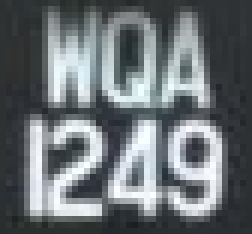
#> input picture imgs/positive00021.bmp, 42 x 39 px (shown 6 times larger); its folder holds only this picture in this run
$ python segment_chars.py   (older library calls are emulated)
#> lines starting #> are read from the running program, lines starting #| are printed output that depends on the picture; after the words box and inside, x2 and y2 are one past the last pixel; in counts of white or black regions, pixels touching at a corner belong together; long printed decimals are rounded
from skimage.filters import threshold_local
from skimage import segmentation
from skimage import measure

import cv2

import numpy as np
import os

import matplotlib.pyplot as plt
from matplotlib import gridspec


def load_img(path):

#> called with path = './imgs/positive00021.bmp'
    bgr = cv2.imread(path)
#> bgr is the input picture: shape (39, 42, 3); mean B, G, R 116.8, 113.2, 107.1

    img = cv2.split(cv2.cvtColor(bgr, cv2.COLOR_BGR2HSV))[2]

    return img,bgr

# [30 lines left out: function image_resize, not called in this run]


def thresh_img(img,size,offset):

    T = threshold_local(img, size, offset=offset, method="gaussian")
    thresh = (img > T).astype("uint8") * 255

    return thresh


# [21 lines left out: function correct_thresh, not called in this run]


def upper_border_cut(horizontal_profile):

    #finds the upper bound row index of an edge image
    #from its horizontal profile

    start_span = horizontal_profile[:5]
    min_px = min(start_span)

    if min_px == 0:

        start = len(start_span) - 1 - start_span[::-1].index(0)

    else:

        return 0


    #check_span = horizontal_profile[start:]

    for row_index in range(start,len(horizontal_profile)):

        if horizontal_profile[row_index+1] > 0:

            upper_bound =  row_index

            break

    return upper_bound


def left_border_cut(vertical_profile):

    #finds the left bound row index of an edge image
    #from its vertical profile

    start_span = vertical_profile[:5]
    min_px = min(start_span)

    if min_px == 0:

        start = len(start_span) - 1 - start_span[::-1].index(0)

    else:

        return 0


    #check_span = vertical_profile[start:]

    for column_index in range(start,len(vertical_profile)):

        if vertical_profile[column_index+1] > 0:

            left_bound =  column_index

            break

    return left_bound


# [36 lines left out: function choose_candidates, not called in this run]


def mid_cut(img,horizontal_profile,row_width_thresh):

    #returns 2 line separation row indices
    #first one corresponds to the lower bound of the 1st line of text
    #second index corresponds to the upper bound of the 2 line of text

    #row_width is the num of pixels we're checking for each half

    height = img.shape[0]
    mid = height//2

    scale_factor = mid - row_width_thresh

    check_span = horizontal_profile[mid-row_width_thresh:mid+row_width_thresh+1]


    min_px = min(check_span)

    if (min_px == 0):

        #index corresponding to lower bound of 1st line
        up = check_span.index(min_px) + scale_factor

        #check whether there is any continuous stride of black rows

        for i in range(up,len(horizontal_profile)):

            if horizontal_profile[i+1] > 0:

                #index corresponding to upper bound of 2nd line
                low = i

                break

        up = up - scale_factor
        low = low - scale_factor

    else:

        #checking for valleys
        cut_candidates = []

        for i in range(1,len(check_span)-1):

            if (check_span[i]<check_span[i+1] and check_span[i]<check_span[i-1]):

                cut_candidates.append(i)

        if len(cut_candidates) > 0:
            #atleast one valley

            up,low = choose_candidates(cut_candidates,row_width_thresh)

        else:

            #if no valley,check for pseudo-valleys

            for i in range(1,len(check_span)-1):

                if (check_span[i]<=check_span[i+1] and check_span[i]<=check_span[i-1]):

                    cut_candidates.append(i)

            if len(cut_candidates) > 0:
                #atleast one valley

                up,low = choose_candidates(cut_candidates,row_width_thresh)

            else:

                #if no pseudo valley ,the row with min intensity is our candidate

                up = check_span.index(min_px)
                low = up + 1

    up = up + scale_factor
    low = low + scale_factor

    return (up,low)


def eliminate_vertical_borders(thresh,vertical_profile):

    #given an image, this subroutine eliminates the vertical boundaries

    #rotated_edges = cv2.flip( img, 1 )

    height,width = thresh.shape


    #left bound index
    left = left_border_cut(vertical_profile)

    #vertical profile of rotated edge img
    vertical_profile.reverse()
    #vertical_profile = cv2.reduce(rotated_edges, 0, cv2.REDUCE_SUM, dtype=cv2.CV_64F).flatten()
    #vertical_profile = list(map(int,vertical_profile.tolist()))

    #right bound index
    right = width - left_border_cut(vertical_profile) - 1

    #cropping img,removing right and left borders
    print('left,right',left,right)

    vertical_crop = thresh[0:height,left:right]

    return vertical_crop


def eliminate_horizontal_borders(thresh,horizontal_profile):

    #given an image, this subroutine eliminates the horizontal boundaries

    #rotated_edges = cv2.flip( img, 1 )

    height,width = thresh.shape


    #up bound index
    up = upper_border_cut(horizontal_profile)

    #horizontal profile of rotated edge img
    horizontal_profile.reverse()
    #vertical_profile = cv2.reduce(rotated_edges, 0, cv2.REDUCE_SUM, dtype=cv2.CV_64F).flatten()
    #vertical_profile = list(map(int,vertical_profile.tolist()))

    #bottom bound index
    bottom = height - upper_border_cut(horizontal_profile) - 1

    #cropping img,removing up and bottom borders
    print('up,bottom',up,bottom)

    horizontal_crop = thresh[up:bottom,0:width]

    return horizontal_crop


def cut_img_into_two_halves(horizontal_crop,horizontal_profile):

    #takes in horizontally cropped edge img
    # and returns two image halves


    up,low = mid_cut(horizontal_crop,horizontal_profile,2)

    print('up,low',up,low)
    upper_half = horizontal_crop[0:up,0:horizontal_crop.shape[1]]

    lower_half = horizontal_crop[low:horizontal_crop.shape[0],0:horizontal_crop.shape[1]]

    return (upper_half,lower_half)

'''
def eliminate_horizontal_borders(upper_half,lower_half,horizontal_profile):

    #upper bound of upper half
    up = upper_border_cut(horizontal_profile)

    upper_half = upper_half[up:,0:]
    #lower bound of lower half
    horizontal_profile.reverse()
    print(horizontal_profile)

    lower_half_ht = lower_half.shape[0]
    bottom = lower_half_ht - left_border_cut(horizontal_profile) - 1

    horizontal_profile = lower_half[0:lower_half_ht - bottom,0:]

    return (upper_half,lower_half)
'''

def remove_boundaries_and_cut_in_half(edges,thresh):

    #main driver script
    #given an grayscale image, trims its borders and divides the img into 2 halves

    #img_ = img.copy()
    #edges = cv2.Canny(img,30,90)

    #computing the vertical profile of edge img
    #vertical_profile = cv2.reduce(edges, 0, cv2.REDUCE_SUM, dtype=cv2.CV_64F).flatten()
    #vertical_profile = list(map(int,vertical_profile.tolist()))

    #vertical borders trimmed img
    #vertical_crop = eliminate_vertical_borders(edges,vertical_profile)


    #computing horizontal profile of vertically trimmed edge img
    horizontal_profile = cv2.reduce(edges, 1, cv2.REDUCE_SUM, dtype=cv2.CV_64F).flatten()
    horizontal_profile = list(map(int,horizontal_profile.tolist()))

    #trimming horizontal borders
    horizontal_crop_thresh = eliminate_horizontal_borders(thresh,horizontal_profile)
    horizontal_crop_edge = eliminate_horizontal_borders(edges,horizontal_profile)

    #dividing the horizontally cropped img into 2 halves
    upper_half_thresh,lower_half_thresh = cut_img_into_two_halves(horizontal_crop_thresh,horizontal_profile)
    upper_half_edge,lower_half_edge = cut_img_into_two_halves(horizontal_crop_edge,horizontal_profile)

    #now trim vertical borders of each half

    #computing the vertical profile of upper half
    up_vertical_profile = cv2.reduce(upper_half_edge, 0, cv2.REDUCE_SUM, dtype=cv2.CV_64F).flatten()
    up_vertical_profile = list(map(int,up_vertical_profile.tolist()))

    #trimming vertical borders of upper half
    upper_half_thresh = eliminate_vertical_borders(upper_half_thresh,up_vertical_profile)
    upper_half_edge = eliminate_vertical_borders(upper_half_edge,up_vertical_profile)

    #computing the vertical profile of lower half
    low_vertical_profile = cv2.reduce(lower_half_edge, 0, cv2.REDUCE_SUM, dtype=cv2.CV_64F).flatten()
    low_vertical_profile = list(map(int,low_vertical_profile.tolist()))

    #trimming vertical borders of lower half
    lower_half_thresh = eliminate_vertical_borders(lower_half_thresh,low_vertical_profile)
    lower_half_edge = eliminate_vertical_borders(lower_half_edge,up_vertical_profile)


    #upper_half,lower_half = eliminate_horizontal_borders(upper_half,lower_half,horizontal_profile)

    return (upper_half_thresh,lower_half_thresh,upper_half_edge,lower_half_edge)


if __name__=="__main__":

    #path = "./imgs/positive08910.bmp"

    dir = "./imgs"

    imnames = os.listdir(dir)

    for imname in imnames:

        path = os.path.join(dir,imname)

        img,bgr = load_img(path)

        #img = image_resize(img,height=90)
        #bgr = image_resize(bgr,height=90)

        print(img.shape)
#| (39, 42)

        img_gray = img.copy()

        edges = cv2.Canny(img,90,200)
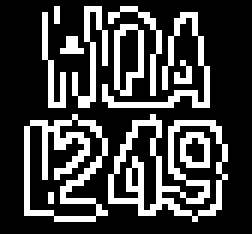
#> edges: shape (39, 42) (shown 6 times larger); 25.5% white in thin lines or dots, all inside (x1, y1, x2, y2) = (4, 1, 38, 37)
        thresh = thresh_img(img_gray,5,1)
#> in thresh_img, `T = threshold_local(img, size, offset=offset, method="gaussian")`:
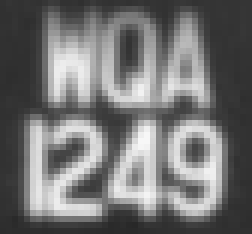
#> T: shape (39, 42) float64 (shown 6 times larger); min 40.31, max 247.9, mean 115.9
#> in thresh_img, `thresh = (img > T).astype("uint8") * 255`:
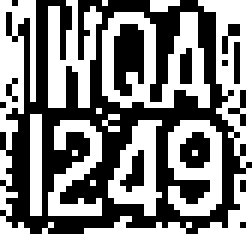
#> thresh: shape (39, 42) (shown 6 times larger); 50.5% white; black in thin lines or dots

        upper_half_thresh,lower_half_thresh,upper_half_edge,lower_half_edge = remove_boundaries_and_cut_in_half(edges,thresh)
#> in remove_boundaries_and_cut_in_half, `horizontal_profile = cv2.reduce(edges, 1, cv2.REDUCE_SUM, dtype=cv2.CV..`: horizontal_profile = 39 values, max 5355 at index 20, min 0 at index 0, mean 2726.5
#> in upper_border_cut, `start_span = horizontal_profile[:5]`: start_span = [0, 1785, 2805, 2550, 2295]
#> in upper_border_cut, `min_px = min(start_span)`: min_px = 0
#> the loop in upper_border_cut, `for row_index in range(start,len(horizontal_profile)): ` made 1 pass
#> upper_bound on pass 1: 0
#> the loop in upper_border_cut (call 2), `for row_index in range(start,len(horizontal_profile)): ` made 1 pass
#> upper_bound on pass 1: 1
#> in eliminate_horizontal_borders, `bottom = height - upper_border_cut(horizontal_profile) - 1`: bottom = 37
#| up,bottom 0 37
#> in eliminate_horizontal_borders, `horizontal_crop = thresh[up:bottom,0:width]`:
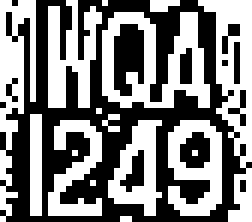
#> horizontal_crop: shape (37, 42) (shown 6 times larger); 50.2% white; black in thin lines or dots
#> in eliminate_horizontal_borders (call 2), `up = upper_border_cut(horizontal_profile)`: up = 1
#> in eliminate_horizontal_borders (call 2), `bottom = height - upper_border_cut(horizontal_profile) - 1`: bottom = 38
#| up,bottom 1 38
#> in eliminate_horizontal_borders (call 2), `horizontal_crop = thresh[up:bottom,0:width]`:
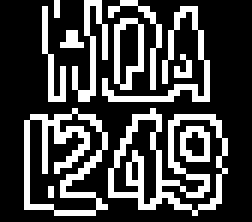
#> horizontal_crop: shape (37, 42) (shown 6 times larger); 26.8% white in thin lines or dots, all inside (x1, y1, x2, y2) = (4, 0, 38, 36)
#> in mid_cut, `check_span = horizontal_profile[mid-row_width_thresh:mid+row_width_thr..`: check_span = [2805, 4845, 0, 510, 5355]
#> in mid_cut, `min_px = min(check_span)`: min_px = 0
#> in mid_cut, `up = check_span.index(min_px) + scale_factor`: up = 18
#> the loop in mid_cut, `for i in range(up,len(horizontal_profile)): ` made 1 pass
#> (i, low) on pass 1: (18, 18)
#> in mid_cut, `up = up - scale_factor`: up = 2
#> in mid_cut, `up = up + scale_factor`: up = 18
#| up,low 18 18
#> the loop in mid_cut (call 2), `for i in range(up,len(horizontal_profile)): ` made 1 pass
#| up,low 18 18
#> in remove_boundaries_and_cut_in_half, `up_vertical_profile = cv2.reduce(upper_half_edge, 0, cv2.REDUCE_SUM, d..`: up_vertical_profile = 42 values, max 3060 at index 19, min 0 at index 0, mean 1098.9
#> in left_border_cut, `start_span = vertical_profile[:5]`: start_span = [0, 0, 0, 0, 0]
#> in left_border_cut, `min_px = min(start_span)`: min_px = 0
#> in left_border_cut, `start = len(start_span) - 1 - start_span[::-1].index(0)`: start = 4
#> the loop in left_border_cut, `for column_index in range(start,len(vertical_profile)): ` made 3 passes
#> left_bound on pass 3: 6
#> in eliminate_vertical_borders, `left = left_border_cut(vertical_profile)`: left = 6
#> the loop in left_border_cut (call 2), `for column_index in range(start,len(vertical_profile)): ` made 3 passes
#> in eliminate_vertical_borders, `right = width - left_border_cut(vertical_profile) - 1`: right = 35
#| left,right 6 35
#| left,right 6 35
#> in remove_boundaries_and_cut_in_half, `low_vertical_profile = cv2.reduce(lower_half_edge, 0, cv2.REDUCE_SUM, ..`: low_vertical_profile = 42 values, max 3825 at index 4, min 0 at index 0, mean 1432.9
#| left,right 3 38
#| left,right 6 35

        print(upper_half_thresh.shape,lower_half_thresh.shape)
#| (18, 29) (19, 35)

        cv2.imshow('edge',edges)
        cv2.imshow('thresh',thresh)
        cv2.imshow('up',upper_half_thresh)
        cv2.imshow('low',lower_half_thresh)

        cv2.waitKey(0)
        cv2.destroyAllWindows()

        up_cnt_img,up_cnts,histr = cv2.findContours(upper_half_thresh, cv2.RETR_EXTERNAL, cv2.CHAIN_APPROX_NONE)
#> up_cnts = 5 contours, 3 with area under 20; largest, box (x1, y1, x2, y2) and area: (11, 2, 29, 18) 162, (2, 0, 11, 18) 50; histr = [[1, -1, -1, -1], [2, 0, -1, -1], [3, 1, -1, -1], [4, 2, -1, -1], [-1, 3, -1, -1]]
        #print(cnts)
        up_cnts = sorted(up_cnts, key=cv2.contourArea, reverse=True)

        up_cnts_areas = list(map(cv2.contourArea,up_cnts))
#> up_cnts_areas = [162.5, 49.5, 2.5, 0.5, 0]

        #up_cnts_areas_mean = sum(up_cnts_areas)/len(up_cnts_areas)

        low_cnt_img,low_cnts,histr = cv2.findContours(lower_half_thresh, cv2.RETR_EXTERNAL, cv2.CHAIN_APPROX_NONE)
#> low_cnts = 11 contours, 8 with area under 20; largest, box (x1, y1, x2, y2) and area: (25, 2, 34, 18) 86, (15, 2, 24, 18) 69, (5, 2, 14, 18) 40; histr = [[1, -1, -1, -1], [2, 0, -1, -1], [3, 1, -1, -1], [4, 2, -1, -1], [5, 3, -1, -1], [6, 4, -1, -1], [7, 5, -1, -1], [8, 6, -1, -1], [9, 7, -1, -1], [10, 8, -1, -1], [-1, 9, -1, -1]]

        low_cnts_areas = list(map(cv2.contourArea,low_cnts))
#> low_cnts_areas = [0, 0, 0, 85.5, 69, 40.5, 0, 16, 0.5, 0, 0]

        cnts_areas = up_cnts_areas+low_cnts_areas
#> cnts_areas = [162.5, 49.5, 2.5, 0.5, 0, 0, 0, 0, 85.5, 69, 40.5, 0, 16, 0.5, 0, 0]

        cnts_areas_mean = sum(cnts_areas)/len(cnts_areas)
#> cnts_areas_mean = 26.66

        print(cnts_areas)
#| [162.5, 49.5, 2.5, 0.5, 0.0, 0.0, 0.0, 0.0, 85.5, 69.0, 40.5, 0.0, 16.0, 0.5, 0.0, 0.0]
        print(cnts_areas_mean)
#| 26.656
        #print(cnts)
        low_cnts = sorted(low_cnts, key=cv2.contourArea, reverse=True)

        for low_cnt in low_cnts:


            area = cv2.contourArea(low_cnt)
            print(area)

            if(area > cnts_areas_mean):

                print('area',area)

                #epsilon = 0.02*cv2.arcLength(cnt,True)
                #approx = cv2.approxPolyDP(cnt,epsilon,True)


                x,y,w,h = cv2.boundingRect(low_cnt)
                print('h,w',h,w)
                cropped_char = lower_half_thresh[y:y+h,x:x+w]

                #cropped_char = cv2.cvtColor(cropped_char, cv2.COLOR_BGR2GRAY)

                #print(img.shape)
                #img = thresh_img(img,11,1)

                cv2.imshow('cnt',cropped_char)
                cv2.waitKey(0)

                cv2.destroyAllWindows()
#> this loop made 11 passes
#> (area, x) on passes 1 to 3: (85.5, 25), (69, 15), (40.5, 5)
#> (printed output is left out)

        for up_cnt in up_cnts:


            area = cv2.contourArea(up_cnt)
            print(area)

            if(area > cnts_areas_mean):

                print('area',area)

                #epsilon = 0.02*cv2.arcLength(cnt,True)
                #approx = cv2.approxPolyDP(cnt,epsilon,True)


                x,y,w,h = cv2.boundingRect(up_cnt)
                print('h,w',h,w)
                cropped_char = upper_half_thresh[y:y+h,x:x+w]

                #cropped_char = cv2.cvtColor(cropped_char, cv2.COLOR_BGR2GRAY)

                #print(img.shape)
                #img = thresh_img(img,11,1)

                cv2.imshow('cnt',cropped_char)
                cv2.waitKey(0)

                cv2.destroyAllWindows()
#> this loop made 5 passes
#> (area, x, y, w, h) on passes 1 to 2: (162.5, 11, 2, 18, 16), (49.5, 2, 0, 9, 18)
#> (printed output is left out)


'''
img = cv2.imread('./imgs/positive00021.bmp', cv2.IMREAD_COLOR)
img_gray = cv2.cvtColor(img, cv2.COLOR_BGR2GRAY)
#img_gray_inverted = 255 - img_gray

row_means = cv2.reduce(img_gray, 1, cv2.REDUCE_AVG, dtype=cv2.CV_32F).flatten()

plt.rcdefaults()
fig, ax = plt.subplots()

# Example data
people = [i for i in range(img_gray.shape[0])]
y_pos = np.arange(len(people))
#performance = 3 + 10 * np.random.rand(len(people))
#error = np.random.rand(len(people))

ax.barh(y_pos, row_means, align='center',
        color='green')
ax.set_yticks(y_pos)
ax.set_yticklabels(people)
ax.invert_yaxis()  # labels read top-to-bottom
ax.set_xlabel('Avg Intensity')
ax.set_title('HP')

plt.show()

if __name__=="__main__":

    imdir = "./imgs"

    imnames = os.listdir(imdir)[:2]

    for imname in imnames:


        path = os.path.join(imdir,imname)

        img,bgr = load_img(path)

        thresh = thresh_img(img,11,1)
        thresh1 = thresh.copy()


        correct = correct_thresh(thresh,4,2,4,1)

        image,cnts,histr = cv2.findContours(correct, cv2.RETR_EXTERNAL, cv2.CHAIN_APPROX_NONE)
        print(cnts)

        #x,y,w,h = cv2.boundingRect(cnts[8])
        #img = cv2.rectangle(bgr,(x,y),(x+w,y+h),(0,255,0),1)
        img = cv2.drawContours(bgr, cnts, -1, (0,255,0), -1)

        cv2.imshow('img',img)
        cv2.imshow('thresh',thresh1)
        cv2.imshow('corr',correct)

        cv2.waitKey(0)

        cv2.destroyAllWindows()


'''
